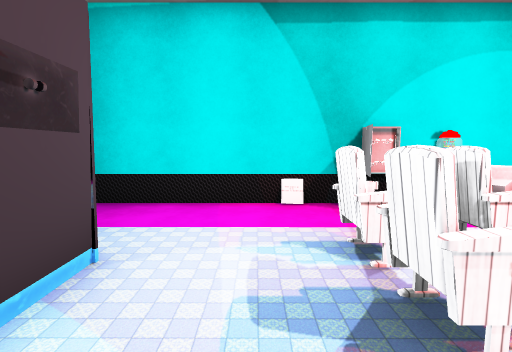
View 1 (above)

13 first-person views from a walk through a Unity game level. The camera is 1.4 m above the floor, tilts 6° down and sees 85° across. The floor is counted in squares, 1 m on a side. Each view is taken from the middle of a square. On the plan, view 1 faces up. The plan holds only what a view shows up to about 14 squares ahead; the rest is blank. The place goes on beyond the plan. The player is left out. Some animated figures are left out. Door leaves are left out, so doorways stand open. Some surface patterns are stand-ins.

View 2
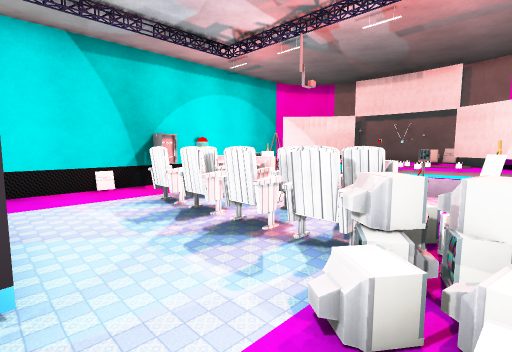

View 3
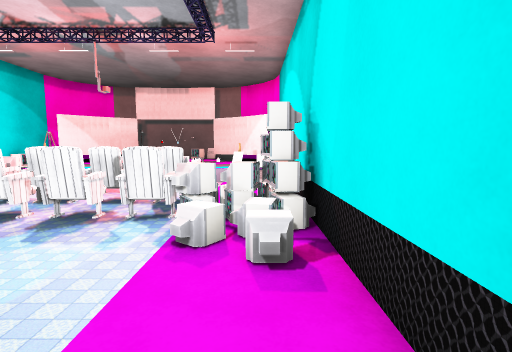

View 4
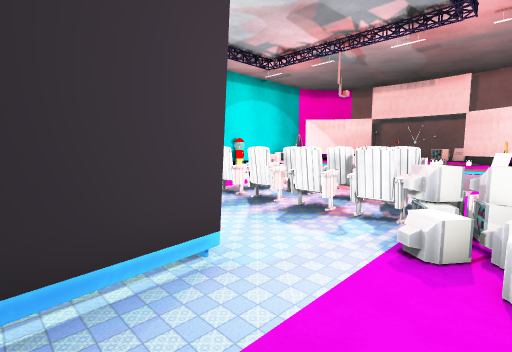

View 5
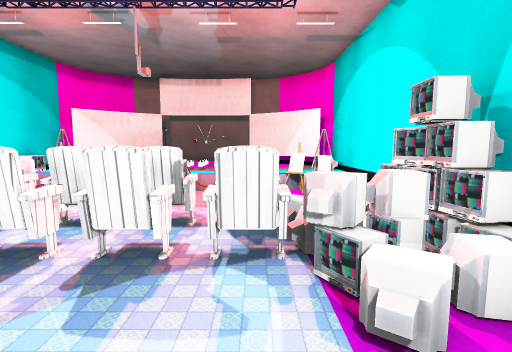

View 6
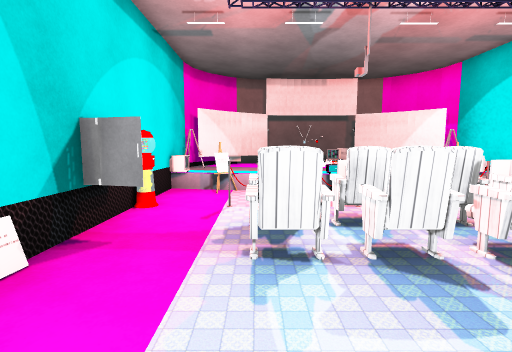

View 7
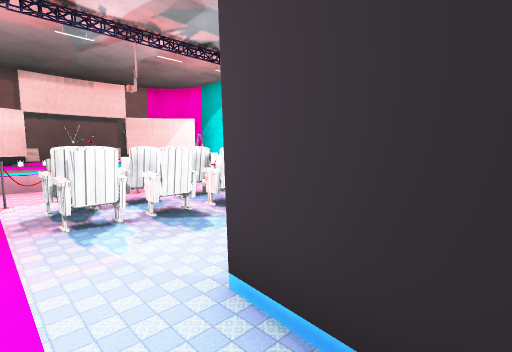

View 8
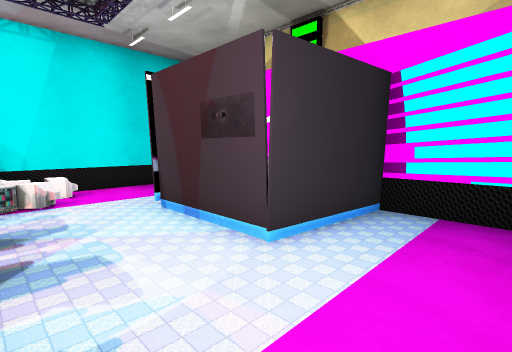

View 9
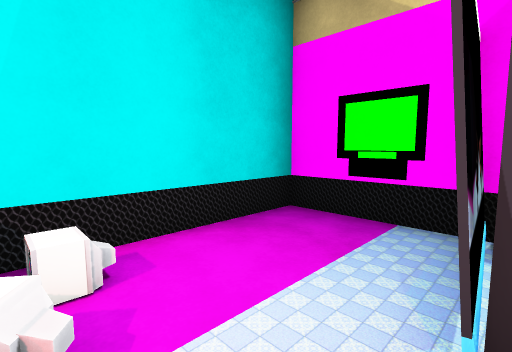

View 10
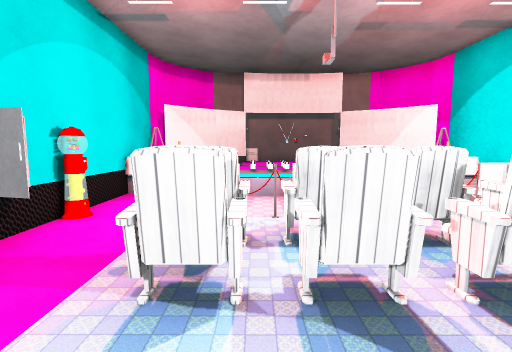

View 11
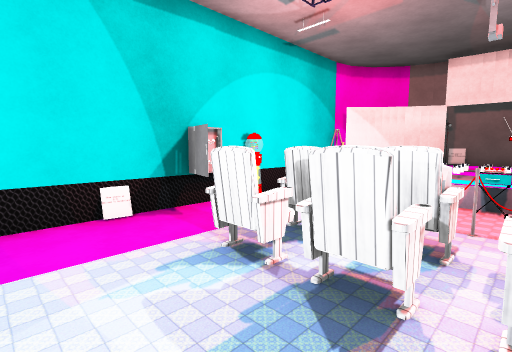

View 12
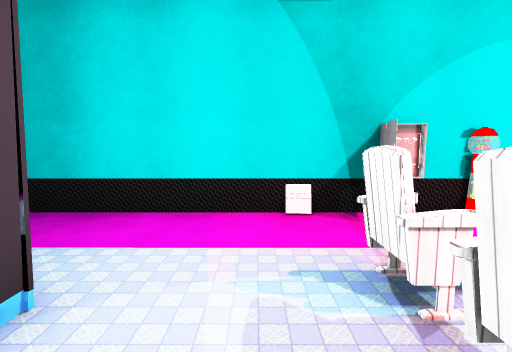

View 13
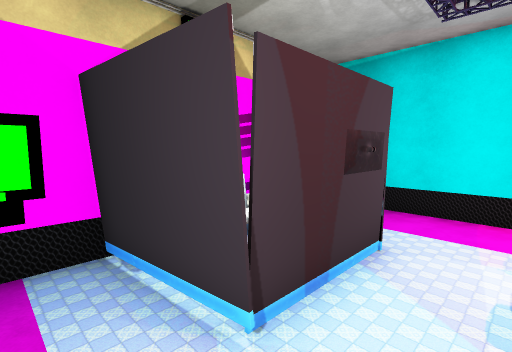

### Floor plan
Key: @ floor where view 1 was taken; # wall or solid block; . floor; / step, stairs or slope; = window, fence, low wall or low ledge; ^ raised ledge; M machine; C chair; T TV; B barrier; R drawers; O other object.
Columns run from 5 left of view 1 to 7 right of it. Each row starts with its distance up from view 1.
  7 ##########M#T
  6 #......#..M#T
  5 #.......C..=^
  4 #.....CCTB. ^
  3 ####..C##O#.^
  2    #..CCCB#R^
  1    #..CCCB.#^
  0 ####.@C#CO..^
 -1 #.....CCCO..^
 -2 #..../TO... ^
 -3 #..../TTO . T
 -4 ######TT# ###

Positions as (right, up) in squares from view 1, and headings:
1: (0, 0), facing up
2: (-2, -3), facing up-right
3: (-4, -3), facing right
4: (-4, -3), facing up-right
5: (-2, -1), facing right
6: (-2, 4), facing right
7: (-4, 5), facing down-right
8: (1, 6), facing down-left
9: (0, 0), facing down-left
10: (-1, 3), facing right
11: (-1, 1), facing up-right
12: (0, 1), facing up
13: (0, -2), facing up-left
